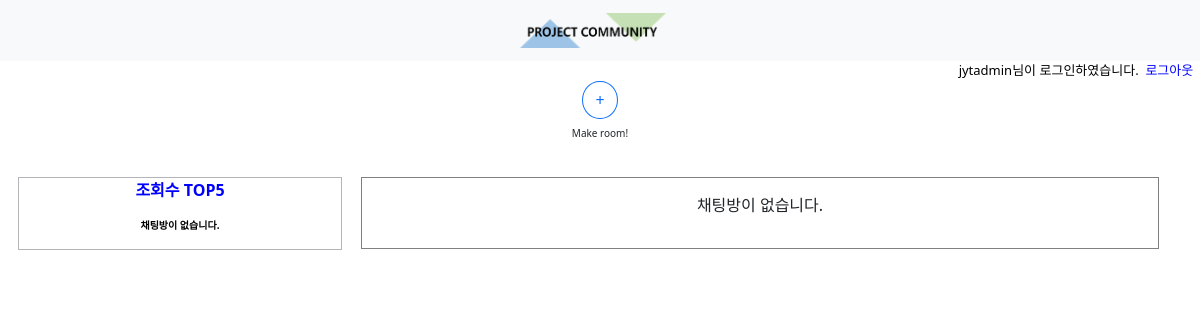
Before: /room_list/ (signed in) with the older database file.
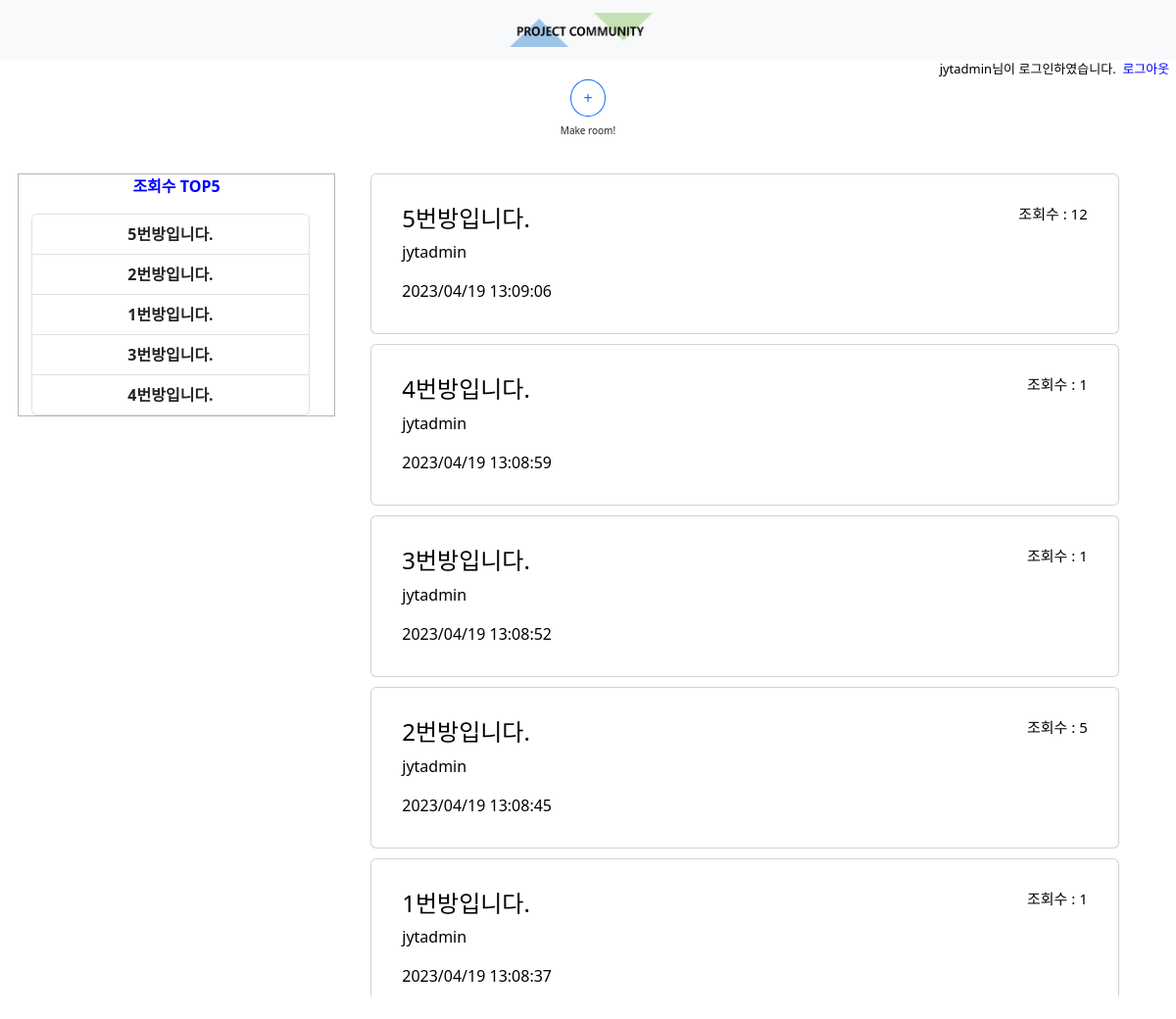
After: the same page with the newer database file.
### chatapp/models.py (models this page shows, shortened)
class Room(models.Model):
    room_title = models.CharField(null=False, max_length=30)
    room_content = models.CharField(null=False, max_length=2000)
    room_image1 = models.ImageField(null=True, upload_to=image_path)
    room_image2 = models.ImageField(null=True, upload_to=image_path)
    room_image3 = models.ImageField(null=True, upload_to=image_path)
    room_creater = models.CharField(null=False, max_length=100)
    room_date = models.CharField(null=True, max_length=100)
    room_view = models.IntegerField(null=False, default=0)
    room_like = models.IntegerField(null=False, default=0)

### chatapp/views/room_views.py (the view)
# urls.py: path('room_list/',room_views.room_list,name='room_list'),
@login_required
def room_list(request):
    room_object = Room.objects.all().order_by('-room_date')
    room_view_best = Room.objects.all().order_by('-room_view')[:5]
    room_like_best = Room.objects.all().order_by('-room_like')[:5]
    context = {'objects': room_object,'views': room_view_best, 'likes':room_like_best}
    return render(request, 'chatapp/room_list.html', context=context)

### chatapp/templates/chatapp/room_list.html (shortened to what this page needs)
{% extends "base.html" %}
{% block content %}
{% load static %}
    <div class="row justify-content-center">
        <div class="col-8" style="text-align: center;">
            <a href="/make_room/" style="text-decoration: none;">
                <button type="button" class="btn btn-outline-primary" style="border-radius: 50%;">+</button>
            </a>
            <span style="font-size: 10px;">Make room!</span>
        </div>
    </div>
        <div class="col-3" id="ex_box" style="float:left; text-align:center; margin:10px 0px 0px 30px; position: relative;">
            <div class="row justify-content-center" style="border: 1px solid #b3b5b8; color:blue; font-weight: bold;"> 조회수 TOP5
                {% if objects %}
                <div class="list-group col-11">
                    {% for view in views %}
                    <a href="/detail_room/{{view.id}}" class="list-group-item list-group-item-action">{{view.room_title|truncatechars:15}}</a>
                    {% endfor %}
                  </div>
                  {% else %}
                  <p class="col-4" style="text-align: center; color:black; font-size:10px">채팅방이 없습니다.</p>
                  {% endif %}
            </div>
        </div>
    <div class="row justify-content-center" id="mainbox">
    {% if objects %}
        <div class="col-11">
        {% for item in objects %}
        <a class="card" href="/detail_room/{{item.id}}" target="_self"
                style="text-decoration: none; color:black; margin: 10px 10px 0px 0px; padding: 15px;">
            <div class="card-body">
                <h4 class="card-title">{{item.room_title}}
                    <span style="float:right; font-size: 15px;">조회수 : {{item.room_view}}</h4>
                <p class="card-text">{{item.room_creater}}</p>
                <p class="card-text">{{item.room_date}}</p>
            </div>
        </a>
        {% endfor %}
        </div>
    {% else %}
        <div class="row justify-content-center col-11" style="border: 1px solid gray; margin: 10px 10px 0px 0px; padding: 15px;">
            <p class="col-4" style="text-align: center;">채팅방이 없습니다.</p>
        </div>
    {% endif %}
    </div>
</body>
</html>
{% endblock %}

### templates/base.html (shortened to what this page needs)
{% load static %}
<!DOCTYPE html>
<html lang="en">
<head>
    <link href="https://cdn.jsdelivr.net/npm/bootstrap@5.3.0-alpha1/dist/css/bootstrap.min.css" rel="stylesheet">
</head>
<body>
    <nav class="navbar bg-body-tertiary">
        <div class="container-fluid justify-content-center">
          <a class="navbar-brand" href="/">
            <img src="{% static 'chatapp/img/logo.png' %}" alt="Logo" width="200" height="35">
          </a>
        </div>
    </nav>
    {% if user.is_authenticated %}
    <div class="row justify-content-end" style="color:gray; font-size:13px;">
      <span style="width:auto; color:black;">{{ user.username }}님이 로그인하였습니다. &nbsp
      <a class="nav-link" href="{% url 'chatapp:logout' %}" style="float:right; color:blue;">로그아웃 &nbsp</a></span>
    </div>
    {% endif %}
{% block content %}{% endblock %}

Changed rows visible on the page:
added Room: room_title "5번방입니다.", room_view "12", room_creater "jytadmin", room_date "2023/04/19 13:09:06"
added Room: room_title "2번방입니다.", room_view "5", room_creater "jytadmin", room_date "2023/04/19 13:08:45"
added Room: room_title "1번방입니다.", room_view "1", room_creater "jytadmin", room_date "2023/04/19 13:08:37"
added Room: room_title "3번방입니다.", room_view "1", room_creater "jytadmin", room_date "2023/04/19 13:08:52"
added Room: room_title "4번방입니다.", room_view "1", room_creater "jytadmin", room_date "2023/04/19 13:08:59"
Other visible differences:
text no longer shown: "채팅방이 없습니다. 채팅방이 없습니다."
